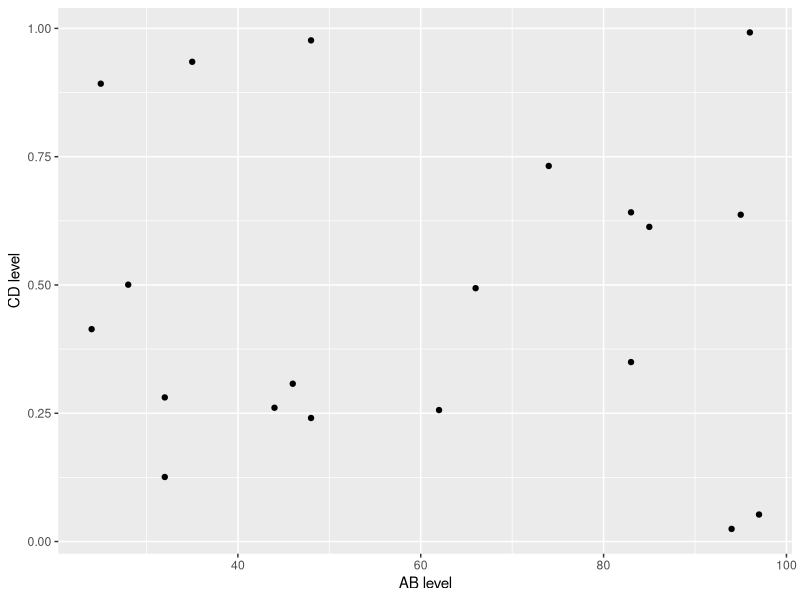
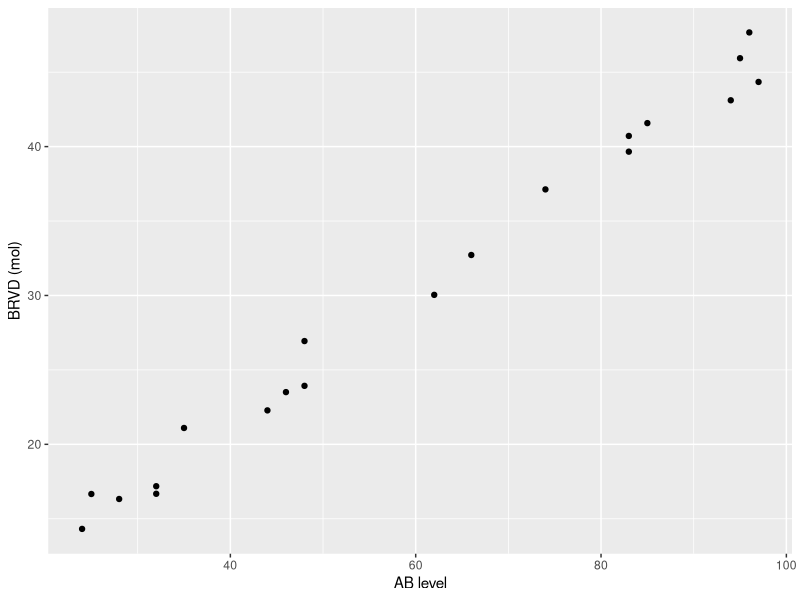
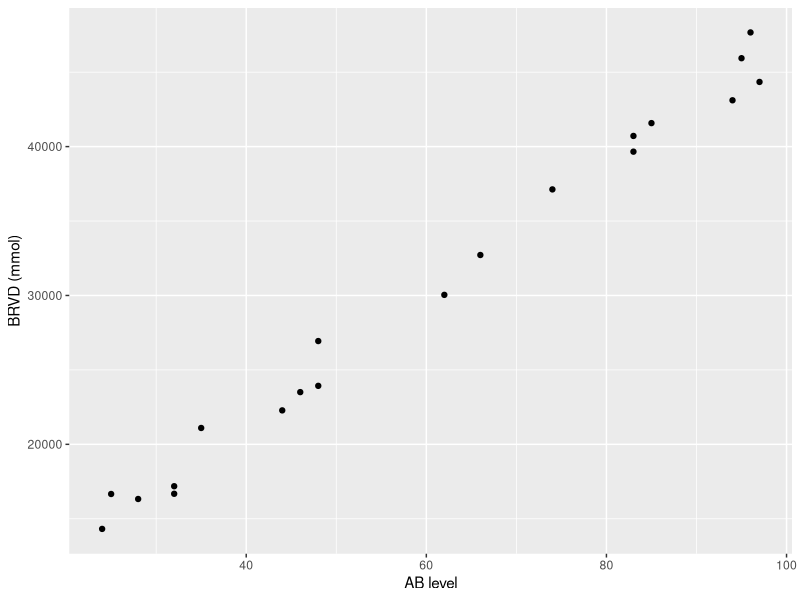
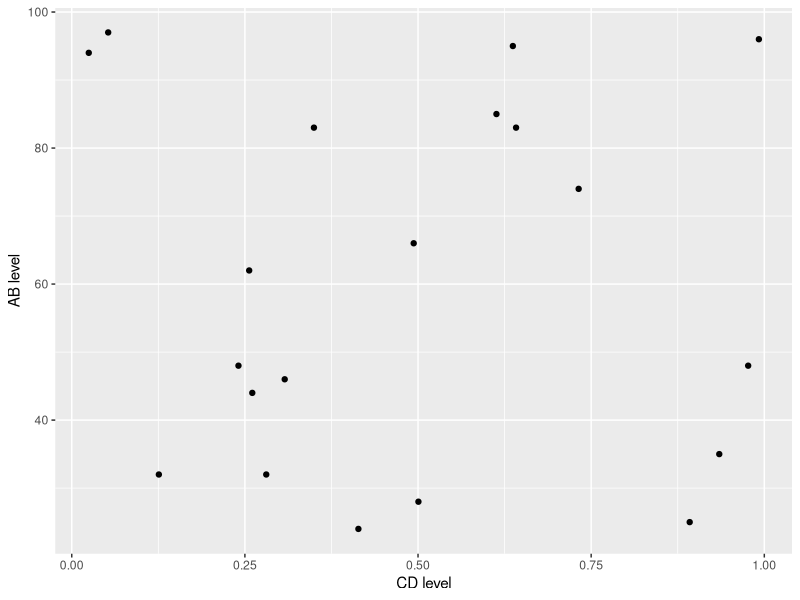
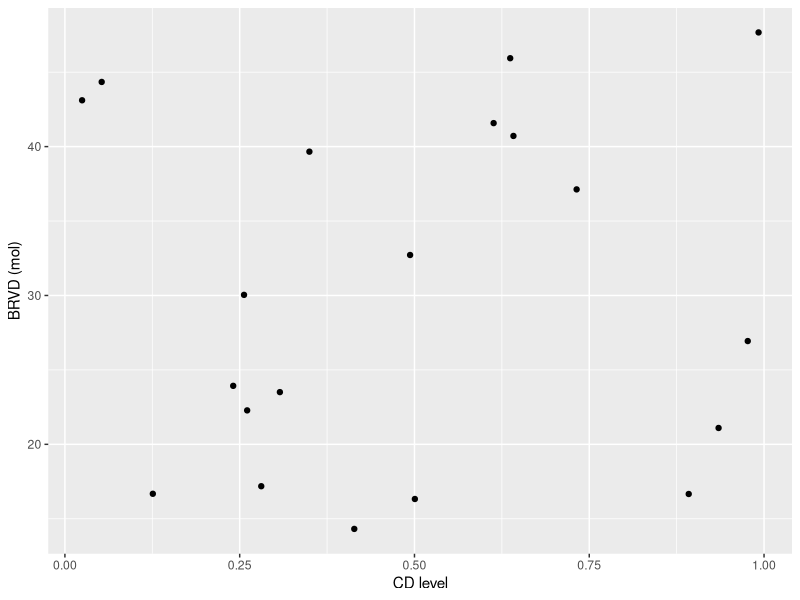
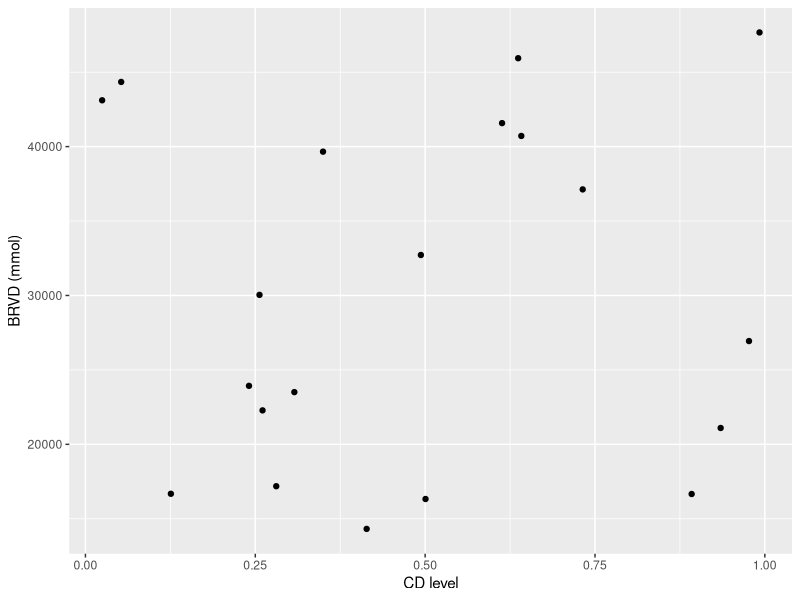
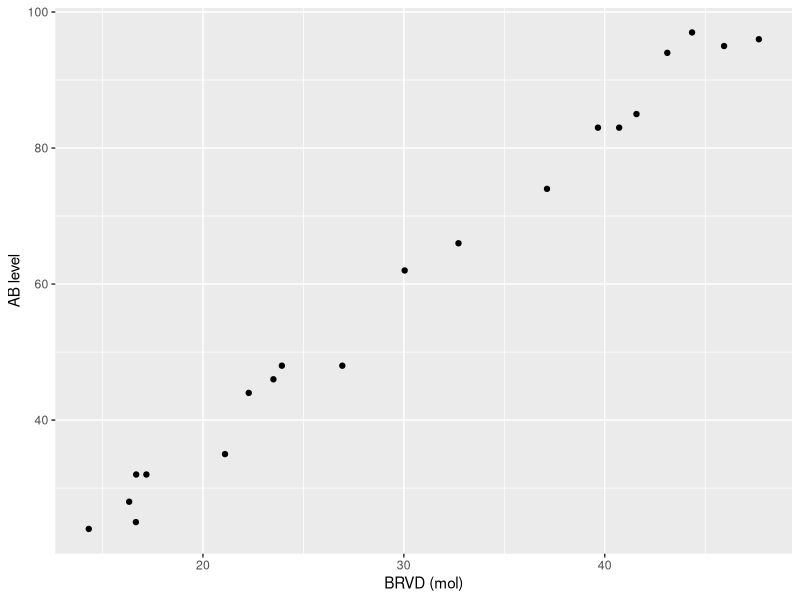
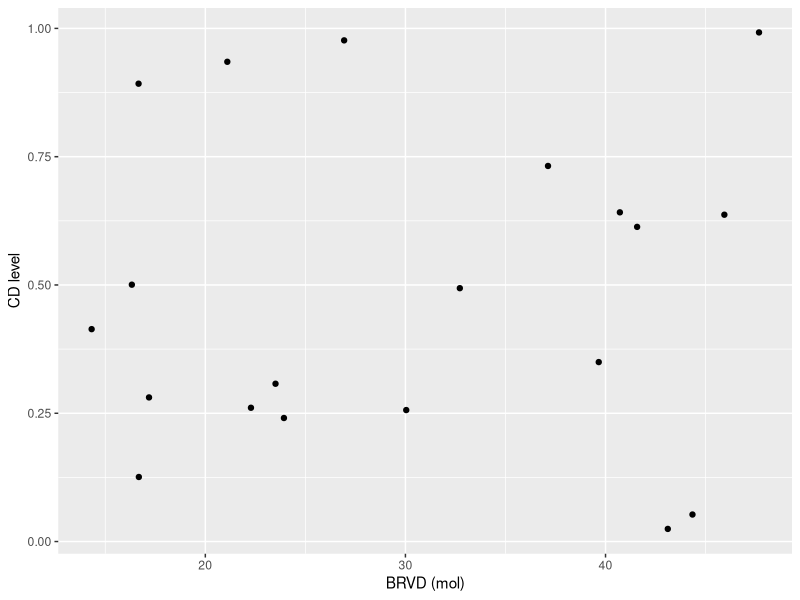

Recreate these plots in R, in order.
## ---- chunk 1
# leave this chunk in place. It lets you set the default settings for the subsequent chunks of code. Read more in the markdown documentation and/or cheat sheet.
knitr::opts_chunk$set(echo = TRUE, warning = FALSE)
# could instead be set to (for example): 
# knitr::opts_chunk$set(echo = FALSE, error=FALSE, warning=FALSE)
# which will suppress the code and all errors or warnings.

# Don't put anything you want included in the output file here (the include option set to false)

# We can indicate which libraries we wish to use here, which makes running code in place (without knitting) a bit more convenient.
library(tidyverse)
# For the few times we add other libraries, e.g. car, it is generally a good idea to add them here.
## ---- chunk 2
# Note - we will use a data subdirectory (relative to the project directory, for all assignments.
#  When we run your code, that is the only location that the data files will exist.

# note this requires the readxl library, but is referring directly to the function read_xlsx
sampledata_raw <- readxl::read_xlsx("./data/InClass1_sampledata.xlsx")
# 

# If we were loading from a csv file with read_csv, we have to consider many other arguments as well.

# we won't use this, so let's remove it. Look at the data list in your environment before and after.

# Here, we would modify or adjust the tibble as needed. 
# We rename the variables based on some outside data dictionary. 
sampledata <- rename(.data = sampledata_raw, 
                     `AB level` = Variable1,
                     `CD level` = Variable2,
                     BRVD = Variable3)

# Let's say that we know the BRVD is recorded in the wrong units, say mol rather than mmol
# we can use magrittr piping to pass the data from one function to the next.
sampledata <- rename(.data = sampledata, 
                     `BRVD (mol)` = BRVD) %>%
              mutate(`BRVD (mmol)`= `BRVD (mol)` * 1000 )

# Note - the %>% passes the result of the first function to the next into .data.
# Also, we are overwriting sampledata. This can be dangrous if you're not careful.

# now my data is well named and the units are sensible. 

# we can remove the sampledata from our environment
rm(sampledata_raw)
## ---- chunk 3
# sample_columns = select(sampledata, everything())

longer_sampledata <- mutate(sampledata, sample_number = row_number()) |>
pivot_longer(-sample_number)

## ---- chunk 4
ggplot(sampledata, aes(x= `AB level`, y=`CD level`)) + 
  geom_point()
ggplot(sampledata, aes(x= `AB level`, y=`BRVD (mol)`)) + 
  geom_point()
ggplot(sampledata, aes(x= `AB level`, y=`BRVD (mmol)`)) + 
  geom_point()

ggplot(sampledata, aes(x= `CD level`, y=`AB level`)) + 
  geom_point()
ggplot(sampledata, aes(x= `CD level`, y=`BRVD (mol)`)) + 
  geom_point()
ggplot(sampledata, aes(x= `CD level`, y=`BRVD (mmol)`)) + 
  geom_point()

ggplot(sampledata, aes(x= `BRVD (mol)`, y=`AB level`)) + 
  geom_point()
ggplot(sampledata, aes(x= `BRVD (mol)`, y=`CD level`)) + 
  geom_point()
ggplot(sampledata, aes(x= `BRVD (mol)`, y=`BRVD (mmol)`)) + 
  geom_point()

ggplot(sampledata, aes(x= `BRVD (mmol)`, y=`AB level`)) + 
  geom_point()
ggplot(sampledata, aes(x= `BRVD (mmol)`, y=`CD level`)) + 
  geom_point()
ggplot(sampledata, aes(x= `BRVD (mmol)`, y=`BRVD (mol)`)) + 
  geom_point()

## ---- chunk 5
# ggplot(longer_sampledata, aes(value)) +
#   geom_histogram()

ggplot(longer_sampledata, aes(value)) +
  geom_histogram() +
  facet_wrap(. ~ name, scales = "free")


## ---- chunk 6
sampledata

## ---- chunk 7
ggplot(sampledata, aes(x=`AB level`, y=`CD level`, size=`BRVD (mol)`, color=`BRVD (mol)`)) +
 geom_point() +
  geom_smooth()

ggplot(sampledata, aes(x=`AB level`, y=`BRVD (mol)`, size=`CD level`, color=`CD level`)) +
 geom_point() +
    geom_smooth()

